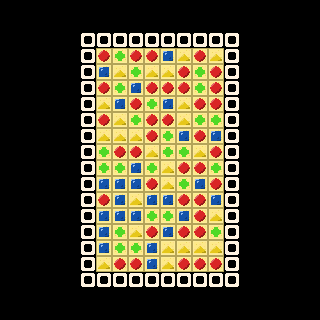

The image is a tile-based game level rendered from a .tmx file. Its description and complete source (layers, tilesets, objects, tile grids) follow:
An orthogonal 20x20 tile map with 16x16 px tiles, 2 tile layers (level, entities).

<map version="1.10" tiledversion="1.12.2" orientation="orthogonal" renderorder="right-down" width="20" height="20" tilewidth="16" tileheight="16" infinite="0" nextlayerid="3" nextobjectid="1">
 <tileset firstgid="1" source="shapes.tsx" />
 <layer id="1" name="level" width="20" height="20">
  <data encoding="csv">
0,0,0,0,0,0,0,0,0,0,0,0,0,0,0,0,0,0,0,0,
0,0,0,0,0,0,0,0,0,0,0,0,0,0,0,0,0,0,0,0,
0,0,0,0,0,4,4,4,4,4,4,4,4,4,4,0,0,0,0,0,
0,0,0,0,0,4,2,2,2,2,2,2,2,2,4,0,0,0,0,0,
0,0,0,0,0,4,2,2,2,2,2,2,2,2,4,0,0,0,0,0,
0,0,0,0,0,4,2,2,2,2,2,2,2,2,4,0,0,0,0,0,
0,0,0,0,0,4,2,2,2,2,2,2,2,2,4,0,0,0,0,0,
0,0,0,0,0,4,2,2,2,2,2,2,2,2,4,0,0,0,0,0,
0,0,0,0,0,4,2,2,2,2,2,2,2,2,4,0,0,0,0,0,
0,0,0,0,0,4,2,2,2,2,2,2,2,2,4,0,0,0,0,0,
0,0,0,0,0,4,2,2,2,2,2,2,2,2,4,0,0,0,0,0,
0,0,0,0,0,4,2,2,2,2,2,2,2,2,4,0,0,0,0,0,
0,0,0,0,0,4,2,2,2,2,2,2,2,2,4,0,0,0,0,0,
0,0,0,0,0,4,2,2,2,2,2,2,2,2,4,0,0,0,0,0,
0,0,0,0,0,4,2,2,2,2,2,2,2,2,4,0,0,0,0,0,
0,0,0,0,0,4,2,2,2,2,2,2,2,2,4,0,0,0,0,0,
0,0,0,0,0,4,2,2,2,2,2,2,2,2,4,0,0,0,0,0,
0,0,0,0,0,4,4,4,4,4,4,4,4,4,4,0,0,0,0,0,
0,0,0,0,0,0,0,0,0,0,0,0,0,0,0,0,0,0,0,0,
0,0,0,0,0,0,0,0,0,0,0,0,0,0,0,0,0,0,0,0
</data>
 </layer>
 <layer id="2" name="entities" width="20" height="20">
  <data encoding="csv">
0,0,0,0,0,0,0,0,0,0,0,0,0,0,0,0,0,0,0,0,
0,0,0,0,0,0,0,0,0,0,0,0,0,0,0,0,0,0,0,0,
0,0,0,0,0,0,0,0,0,0,0,0,0,0,0,0,0,0,0,0,
0,0,0,0,0,0,6,8,6,6,5,7,6,7,0,0,0,0,0,0,
0,0,0,0,0,0,5,7,8,7,7,6,8,6,0,0,0,0,0,0,
0,0,0,0,0,0,6,8,5,6,6,6,8,6,0,0,0,0,0,0,
0,0,0,0,0,0,7,5,6,8,5,7,6,6,0,0,0,0,0,0,
0,0,0,0,0,0,6,7,8,6,6,7,8,8,0,0,0,0,0,0,
0,0,0,0,0,0,7,7,7,6,8,5,6,5,0,0,0,0,0,0,
0,0,0,0,0,0,8,6,6,7,8,8,7,6,0,0,0,0,0,0,
0,0,0,0,0,0,8,8,5,8,7,6,6,8,0,0,0,0,0,0,
0,0,0,0,0,0,5,5,5,6,7,8,5,6,0,0,0,0,0,0,
0,0,0,0,0,0,6,5,7,5,5,6,6,5,0,0,0,0,0,0,
0,0,0,0,0,0,5,5,5,8,8,5,6,7,0,0,0,0,0,0,
0,0,0,0,0,0,5,8,7,6,5,6,6,8,0,0,0,0,0,0,
0,0,0,0,0,0,5,8,8,5,7,7,7,7,0,0,0,0,0,0,
0,0,0,0,0,0,7,6,6,5,7,6,6,6,0,0,0,0,0,0,
0,0,0,0,0,0,0,0,0,0,0,0,0,0,0,0,0,0,0,0,
0,0,0,0,0,0,0,0,0,0,0,0,0,0,0,0,0,0,0,0,
0,0,0,0,0,0,0,0,0,0,0,0,0,0,0,0,0,0,0,0
</data>
 </layer>
</map>
